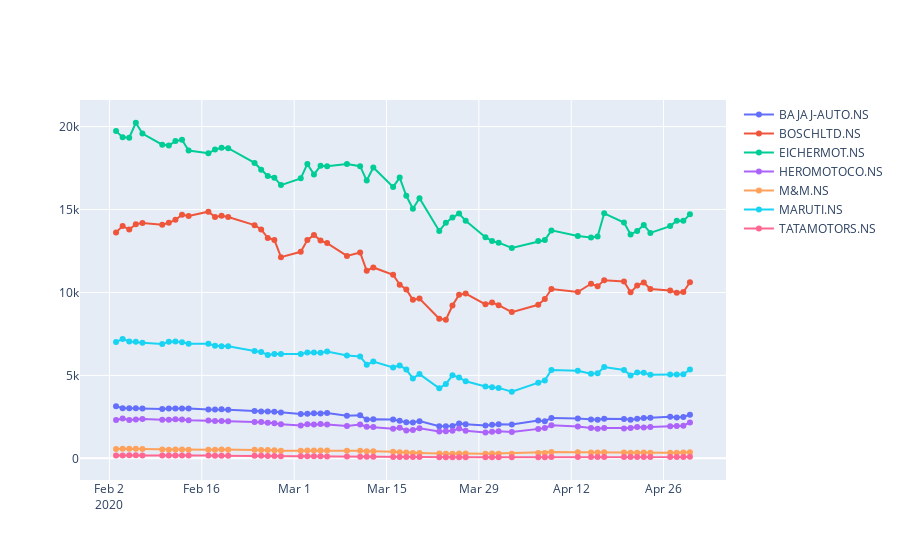

Notebook cell for this chart:
### Code cell
#plotting the impact of covid19 on stocks prices of companies in AUTOMOBILE industry
plot_s(stock['BAJAJ-AUTO.NS'], stock['BOSCHLTD.NS'], stock['EICHERMOT.NS'], stock['HEROMOTOCO.NS'], stock['M&M.NS'], stock['MARUTI.NS'], stock['TATAMOTORS.NS'])
automobile = df_s(stock['BAJAJ-AUTO.NS'], stock['BOSCHLTD.NS'], stock['EICHERMOT.NS'], stock['HEROMOTOCO.NS'], stock['M&M.NS'], stock['MARUTI.NS'], stock['TATAMOTORS.NS'])
automobile
